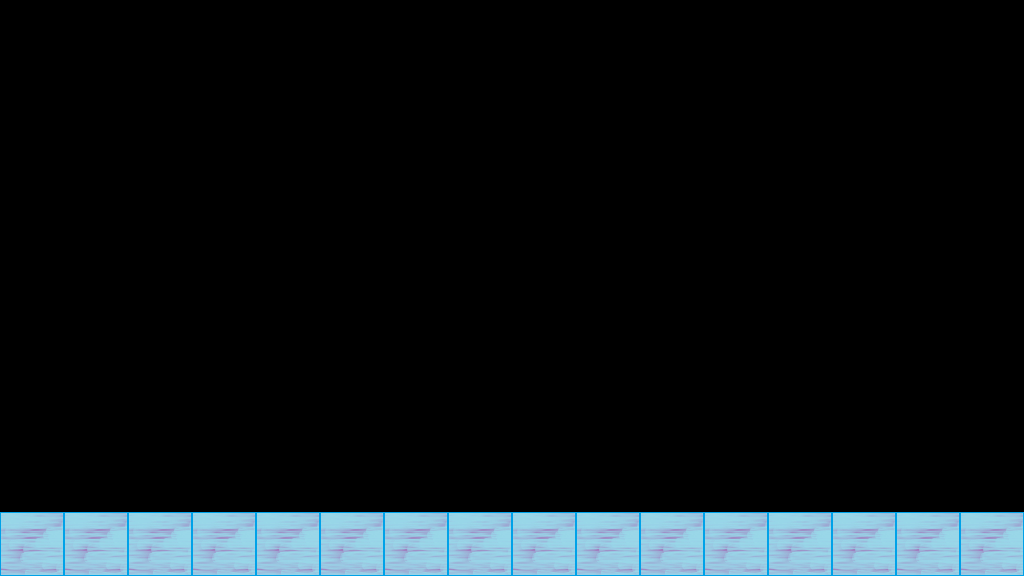

Tiled map render using the project's own tile images. Description and the map definition, with tile-layer contents summarised, below:
An orthogonal 16x9 tile map with 64x64 px tiles, 1 tile layer (tile) and 97 objects (76x bumper, 20x ball).

<map version="1.0" tiledversion="1.1.5" orientation="orthogonal" renderorder="right-down" width="16" height="9" tilewidth="64" tileheight="64" infinite="0" nextobjectid="201">
 <tileset firstgid="1" source="golf.tsx" />
 <layer name="tile" width="16" height="9">
  <data>[144 cells, 16 non-empty, 1 distinct tile ids]</data>
 </layer>
 <objectgroup name="coll">
  <object id="61" x="0" y="0">
   <polyline points="0,0 0,512 256,512 1024,512 1024,0 0,0" />
  </object>
 </objectgroup>
 <objectgroup name="entity">
  <object id="56" type="ball" x="490" y="189" width="30" height="30">
   <ellipse />
  </object>
  <object id="57" type="ball" x="448" y="189" width="30" height="30">
   <ellipse />
  </object>
  <object id="58" type="ball" x="704" y="190" width="30" height="30">
   <ellipse />
  </object>
  <object id="59" type="ball" x="572" y="185" width="30" height="30">
   <ellipse />
  </object>
  <object id="70" type="ball" x="534" y="189" width="30" height="30">
   <ellipse />
  </object>
  <object id="71" type="ball" x="653" y="188" width="30" height="30">
   <ellipse />
  </object>
  <object id="72" type="ball" x="612" y="191" width="30" height="30">
   <ellipse />
  </object>
  <object id="90" type="ball" x="444" y="231" width="30" height="30">
   <ellipse />
  </object>
  <object id="91" type="ball" x="488" y="227" width="30" height="30">
   <ellipse />
  </object>
  <object id="92" type="ball" x="536" y="226" width="30" height="30">
   <ellipse />
  </object>
  <object id="93" type="ball" x="585" y="227" width="30" height="30">
   <ellipse />
  </object>
  <object id="94" type="ball" x="635" y="231" width="30" height="30">
   <ellipse />
  </object>
  <object id="95" type="ball" x="683" y="232" width="30" height="30">
   <ellipse />
  </object>
  <object id="96" type="ball" x="437" y="275" width="30" height="30">
   <ellipse />
  </object>
  <object id="97" type="ball" x="489" y="272" width="30" height="30">
   <ellipse />
  </object>
  <object id="98" type="ball" x="538" y="268" width="30" height="30">
   <ellipse />
  </object>
  <object id="99" type="ball" x="625" y="270" width="30" height="30">
   <ellipse />
  </object>
  <object id="100" type="ball" x="664" y="271" width="30" height="30">
   <ellipse />
  </object>
  <object id="101" type="ball" x="583" y="270" width="30" height="30">
   <ellipse />
  </object>
  <object id="102" type="ball" x="510" y="301" width="30" height="30">
   <ellipse />
  </object>
  <object id="120" type="bumper" x="7" y="244" width="30" height="30">
   <ellipse />
  </object>
  <object id="121" type="bumper" x="6" y="291" width="30" height="30">
   <ellipse />
  </object>
  <object id="122" type="bumper" x="8" y="338" width="30" height="30">
   <ellipse />
  </object>
  <object id="123" type="bumper" x="6" y="381" width="30" height="30">
   <ellipse />
  </object>
  <object id="124" type="bumper" x="5" y="428" width="30" height="30">
   <ellipse />
  </object>
  <object id="125" type="bumper" x="7" y="475" width="30" height="30">
   <ellipse />
  </object>
  <object id="126" type="bumper" x="987" y="370" width="30" height="30">
   <ellipse />
  </object>
  <object id="127" type="bumper" x="986" y="417" width="30" height="30">
   <ellipse />
  </object>
  <object id="128" type="bumper" x="988" y="464" width="30" height="30">
   <ellipse />
  </object>
  <object id="129" type="bumper" x="986" y="226" width="30" height="30">
   <ellipse />
  </object>
  <object id="130" type="bumper" x="985" y="273" width="30" height="30">
   <ellipse />
  </object>
  <object id="131" type="bumper" x="987" y="320" width="30" height="30">
   <ellipse />
  </object>
  <object id="132" type="bumper" x="988" y="70" width="30" height="30">
   <ellipse />
  </object>
  <object id="133" type="bumper" x="987" y="117" width="30" height="30">
   <ellipse />
  </object>
  <object id="134" type="bumper" x="989" y="164" width="30" height="30">
   <ellipse />
  </object>
  <object id="135" type="bumper" x="47" y="477" width="30" height="30">
   <ellipse />
  </object>
  <object id="136" type="bumper" x="94" y="477" width="30" height="30">
   <ellipse />
  </object>
  <object id="137" type="bumper" x="140.5" y="477.5" width="30" height="30">
   <ellipse />
  </object>
  <object id="138" type="bumper" x="186.5" y="476.5" width="30" height="30">
   <ellipse />
  </object>
  <object id="139" type="bumper" x="233.5" y="476.5" width="30" height="30">
   <ellipse />
  </object>
  <object id="140" type="bumper" x="282.5" y="476.5" width="30" height="30">
   <ellipse />
  </object>
  <object id="141" type="bumper" x="328.5" y="475.5" width="30" height="30">
   <ellipse />
  </object>
  <object id="142" type="bumper" x="375.5" y="475.5" width="30" height="30">
   <ellipse />
  </object>
  <object id="143" type="bumper" x="424.75" y="476.25" width="30" height="30">
   <ellipse />
  </object>
  <object id="144" type="bumper" x="470.75" y="475.25" width="30" height="30">
   <ellipse />
  </object>
  <object id="145" type="bumper" x="517.75" y="475.25" width="30" height="30">
   <ellipse />
  </object>
  <object id="146" type="bumper" x="564.25" y="475.75" width="30" height="30">
   <ellipse />
  </object>
  <object id="147" type="bumper" x="610.25" y="474.75" width="30" height="30">
   <ellipse />
  </object>
  <object id="148" type="bumper" x="657.25" y="474.75" width="30" height="30">
   <ellipse />
  </object>
  <object id="149" type="bumper" x="706.25" y="474.75" width="30" height="30">
   <ellipse />
  </object>
  <object id="150" type="bumper" x="752.25" y="473.75" width="30" height="30">
   <ellipse />
  </object>
  <object id="151" type="bumper" x="827.25" y="473.75" width="30" height="30">
   <ellipse />
  </object>
  <object id="152" type="bumper" x="866" y="473" width="30" height="30">
   <ellipse />
  </object>
  <object id="153" type="bumper" x="910" y="474" width="30" height="30">
   <ellipse />
  </object>
  <object id="154" type="bumper" x="983" y="22" width="30" height="30">
   <ellipse />
  </object>
  <object id="155" type="bumper" x="135" y="105" width="30" height="30">
   <ellipse />
  </object>
  <object id="156" type="bumper" x="139" y="226" width="30" height="30">
   <ellipse />
  </object>
  <object id="157" type="bumper" x="136" y="368" width="30" height="30">
   <ellipse />
  </object>
  <object id="158" type="bumper" x="901" y="252" width="30" height="30">
   <ellipse />
  </object>
  <object id="159" type="bumper" x="904" y="105" width="30" height="30">
   <ellipse />
  </object>
  <object id="160" type="bumper" x="767" y="258" width="30" height="30">
   <ellipse />
  </object>
  <object id="161" type="bumper" x="895" y="381" width="30" height="30">
   <ellipse />
  </object>
  <object id="162" type="bumper" x="748" y="383" width="30" height="30">
   <ellipse />
  </object>
  <object id="163" type="bumper" x="340" y="107" width="30" height="30">
   <ellipse />
  </object>
  <object id="164" type="bumper" x="592" y="301" width="30" height="30">
   <ellipse />
  </object>
  <object id="165" type="bumper" x="952" y="472" width="30" height="30">
   <ellipse />
  </object>
  <object id="166" type="bumper" x="792" y="473" width="30" height="30">
   <ellipse />
  </object>
  <object id="167" type="bumper" x="44.5" y="13.25" width="30" height="30">
   <ellipse />
  </object>
  <object id="168" type="bumper" x="91.5" y="13.25" width="30" height="30">
   <ellipse />
  </object>
  <object id="169" type="bumper" x="138" y="13.75" width="30" height="30">
   <ellipse />
  </object>
  <object id="170" type="bumper" x="184" y="12.75" width="30" height="30">
   <ellipse />
  </object>
  <object id="171" type="bumper" x="231" y="12.75" width="30" height="30">
   <ellipse />
  </object>
  <object id="172" type="bumper" x="280" y="12.75" width="30" height="30">
   <ellipse />
  </object>
  </objectgroup>
</map>
<!-- 23 of 97 objects omitted -->
